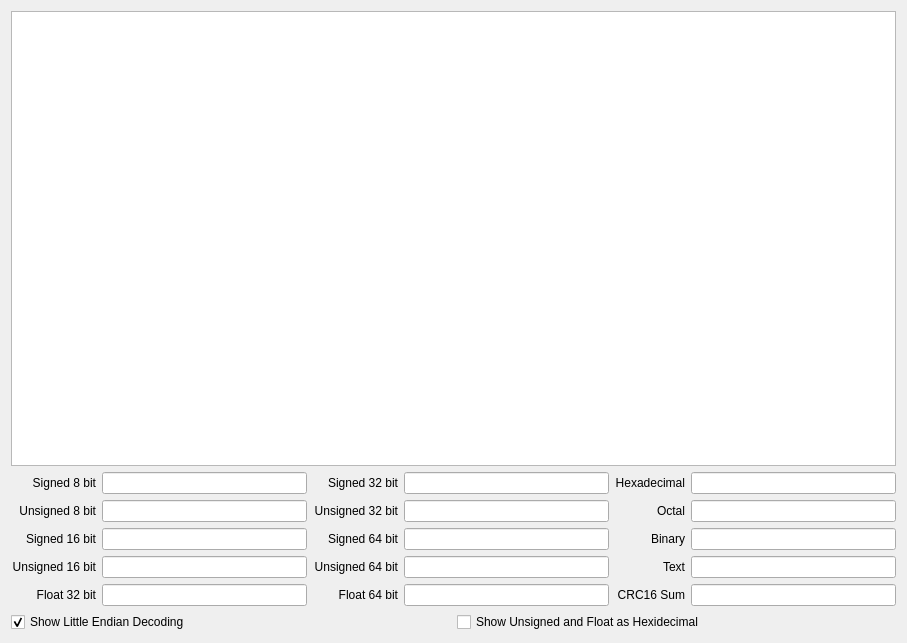
<?xml version="1.0" encoding="UTF-8"?>
<ui version="4.0">
 <class>SeerHexWidgetForm</class>
 <widget class="QWidget" name="SeerHexWidgetForm">
  <property name="geometry">
   <rect>
    <x>0</x>
    <y>0</y>
    <width>907</width>
    <height>643</height>
   </rect>
  </property>
  <property name="windowTitle">
   <string>Form</string>
  </property>
  <layout class="QVBoxLayout" name="verticalLayout">
   <item>
    <layout class="QGridLayout" name="gridLayout_2">
     <item row="0" column="0">
      <widget class="QPlainTextEdit" name="plainTextEdit">
       <property name="sizePolicy">
        <sizepolicy hsizetype="Expanding" vsizetype="Expanding">
         <horstretch>0</horstretch>
         <verstretch>100</verstretch>
        </sizepolicy>
       </property>
       <property name="readOnly">
        <bool>true</bool>
       </property>
       <property name="textInteractionFlags">
        <set>Qt::NoTextInteraction</set>
       </property>
      </widget>
     </item>
     <item row="1" column="0">
      <layout class="QGridLayout" name="gridLayout">
       <item row="0" column="0">
        <widget class="QLabel" name="label_1">
         <property name="text">
          <string>Signed 8 bit</string>
         </property>
         <property name="alignment">
          <set>Qt::AlignRight|Qt::AlignTrailing|Qt::AlignVCenter</set>
         </property>
        </widget>
       </item>
       <item row="0" column="1">
        <widget class="QLineEdit" name="lineEdit_1">
         <property name="readOnly">
          <bool>true</bool>
         </property>
        </widget>
       </item>
       <item row="0" column="2">
        <widget class="QLabel" name="label_6">
         <property name="text">
          <string>Signed 32 bit</string>
         </property>
         <property name="alignment">
          <set>Qt::AlignRight|Qt::AlignTrailing|Qt::AlignVCenter</set>
         </property>
        </widget>
       </item>
       <item row="0" column="3">
        <widget class="QLineEdit" name="lineEdit_6">
         <property name="readOnly">
          <bool>true</bool>
         </property>
        </widget>
       </item>
       <item row="0" column="4">
        <widget class="QLabel" name="label_11">
         <property name="text">
          <string>Hexadecimal</string>
         </property>
         <property name="alignment">
          <set>Qt::AlignRight|Qt::AlignTrailing|Qt::AlignVCenter</set>
         </property>
        </widget>
       </item>
       <item row="0" column="5">
        <widget class="QLineEdit" name="lineEdit_11">
         <property name="readOnly">
          <bool>true</bool>
         </property>
        </widget>
       </item>
       <item row="1" column="0">
        <widget class="QLabel" name="label_2">
         <property name="text">
          <string>Unsigned 8 bit</string>
         </property>
         <property name="alignment">
          <set>Qt::AlignRight|Qt::AlignTrailing|Qt::AlignVCenter</set>
         </property>
        </widget>
       </item>
       <item row="1" column="1">
        <widget class="QLineEdit" name="lineEdit_2">
         <property name="readOnly">
          <bool>true</bool>
         </property>
        </widget>
       </item>
       <item row="1" column="2">
        <widget class="QLabel" name="label_7">
         <property name="text">
          <string>Unsigned 32 bit</string>
         </property>
         <property name="alignment">
          <set>Qt::AlignRight|Qt::AlignTrailing|Qt::AlignVCenter</set>
         </property>
        </widget>
       </item>
       <item row="1" column="3">
        <widget class="QLineEdit" name="lineEdit_7">
         <property name="readOnly">
          <bool>true</bool>
         </property>
        </widget>
       </item>
       <item row="1" column="4">
        <widget class="QLabel" name="label_12">
         <property name="text">
          <string>Octal</string>
         </property>
         <property name="alignment">
          <set>Qt::AlignRight|Qt::AlignTrailing|Qt::AlignVCenter</set>
         </property>
        </widget>
       </item>
       <item row="1" column="5">
        <widget class="QLineEdit" name="lineEdit_12">
         <property name="readOnly">
          <bool>true</bool>
         </property>
        </widget>
       </item>
       <item row="2" column="0">
        <widget class="QLabel" name="label_3">
         <property name="text">
          <string>Signed 16 bit</string>
         </property>
         <property name="alignment">
          <set>Qt::AlignRight|Qt::AlignTrailing|Qt::AlignVCenter</set>
         </property>
        </widget>
       </item>
       <item row="2" column="1">
        <widget class="QLineEdit" name="lineEdit_3">
         <property name="readOnly">
          <bool>true</bool>
         </property>
        </widget>
       </item>
       <item row="2" column="2">
        <widget class="QLabel" name="label_8">
         <property name="text">
          <string>Signed 64 bit</string>
         </property>
         <property name="alignment">
          <set>Qt::AlignRight|Qt::AlignTrailing|Qt::AlignVCenter</set>
         </property>
        </widget>
       </item>
       <item row="2" column="3">
        <widget class="QLineEdit" name="lineEdit_8">
         <property name="readOnly">
          <bool>true</bool>
         </property>
        </widget>
       </item>
       <item row="2" column="4">
        <widget class="QLabel" name="label_13">
         <property name="text">
          <string>Binary</string>
         </property>
         <property name="alignment">
          <set>Qt::AlignRight|Qt::AlignTrailing|Qt::AlignVCenter</set>
         </property>
        </widget>
       </item>
       <item row="2" column="5">
        <widget class="QLineEdit" name="lineEdit_13">
         <property name="readOnly">
          <bool>true</bool>
         </property>
        </widget>
       </item>
       <item row="3" column="0">
        <widget class="QLabel" name="label_4">
         <property name="text">
          <string>Unsigned 16 bit</string>
         </property>
         <property name="alignment">
          <set>Qt::AlignRight|Qt::AlignTrailing|Qt::AlignVCenter</set>
         </property>
        </widget>
       </item>
       <item row="3" column="1">
        <widget class="QLineEdit" name="lineEdit_4">
         <property name="readOnly">
          <bool>true</bool>
         </property>
        </widget>
       </item>
       <item row="3" column="2">
        <widget class="QLabel" name="label_9">
         <property name="text">
          <string>Unsigned 64 bit</string>
         </property>
         <property name="alignment">
          <set>Qt::AlignRight|Qt::AlignTrailing|Qt::AlignVCenter</set>
         </property>
        </widget>
       </item>
       <item row="3" column="3">
        <widget class="QLineEdit" name="lineEdit_9">
         <property name="readOnly">
          <bool>true</bool>
         </property>
        </widget>
       </item>
       <item row="3" column="4">
        <widget class="QLabel" name="label_14">
         <property name="text">
          <string>Text</string>
         </property>
         <property name="alignment">
          <set>Qt::AlignRight|Qt::AlignTrailing|Qt::AlignVCenter</set>
         </property>
        </widget>
       </item>
       <item row="3" column="5">
        <widget class="QLineEdit" name="lineEdit_14">
         <property name="readOnly">
          <bool>true</bool>
         </property>
        </widget>
       </item>
       <item row="4" column="0">
        <widget class="QLabel" name="label_5">
         <property name="text">
          <string>Float 32 bit</string>
         </property>
         <property name="alignment">
          <set>Qt::AlignRight|Qt::AlignTrailing|Qt::AlignVCenter</set>
         </property>
        </widget>
       </item>
       <item row="4" column="1">
        <widget class="QLineEdit" name="lineEdit_5">
         <property name="readOnly">
          <bool>true</bool>
         </property>
        </widget>
       </item>
       <item row="4" column="2">
        <widget class="QLabel" name="label_10">
         <property name="text">
          <string>Float 64 bit</string>
         </property>
         <property name="alignment">
          <set>Qt::AlignRight|Qt::AlignTrailing|Qt::AlignVCenter</set>
         </property>
        </widget>
       </item>
       <item row="4" column="3">
        <widget class="QLineEdit" name="lineEdit_10">
         <property name="readOnly">
          <bool>true</bool>
         </property>
        </widget>
       </item>
       <item row="4" column="4">
        <widget class="QLabel" name="label_15">
         <property name="text">
          <string>CRC16 Sum</string>
         </property>
         <property name="alignment">
          <set>Qt::AlignRight|Qt::AlignTrailing|Qt::AlignVCenter</set>
         </property>
        </widget>
       </item>
       <item row="4" column="5">
        <widget class="QLineEdit" name="lineEdit_15"/>
       </item>
      </layout>
     </item>
     <item row="2" column="0">
      <layout class="QHBoxLayout" name="horizontalLayout">
       <item>
        <widget class="QCheckBox" name="showAsLittleEndianCheckBox">
         <property name="text">
          <string>Show Little Endian Decoding</string>
         </property>
         <property name="checked">
          <bool>true</bool>
         </property>
        </widget>
       </item>
       <item>
        <widget class="QCheckBox" name="showUnsignedFloatAsHexCheckBox">
         <property name="text">
          <string>Show Unsigned and Float as Hexidecimal</string>
         </property>
        </widget>
       </item>
      </layout>
     </item>
    </layout>
   </item>
  </layout>
 </widget>
 <resources/>
 <connections/>
</ui>
